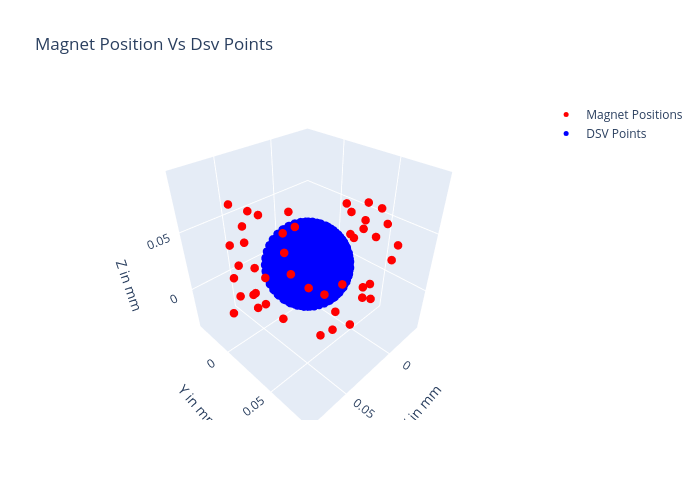

The notebook cell saved with this chart:
### Markdown cell above
## 6. Visualize Initial Configuration

### Code cell
# Interactive 3D plot
visualization.Plot_positions_plotly(first_octant, sample_points_small)
